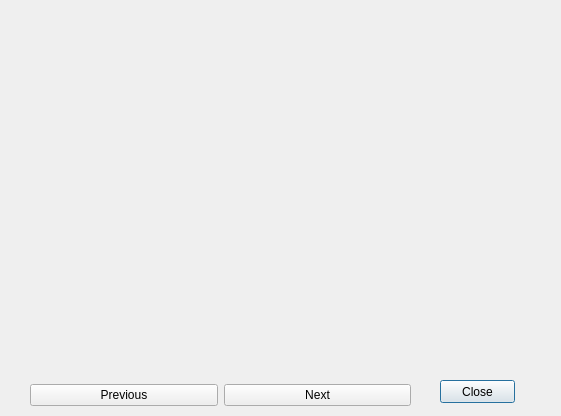
<?xml version="1.0" encoding="UTF-8"?>
<ui version="4.0">
 <class>RecipeDialog</class>
 <widget class="QDialog" name="RecipeDialog">
  <property name="geometry">
   <rect>
    <x>0</x>
    <y>0</y>
    <width>561</width>
    <height>416</height>
   </rect>
  </property>
  <property name="windowTitle">
   <string>Dialog</string>
  </property>
  <widget class="QPushButton" name="pushButton">
   <property name="geometry">
    <rect>
     <x>440</x>
     <y>380</y>
     <width>75</width>
     <height>23</height>
    </rect>
   </property>
   <property name="text">
    <string>Close</string>
   </property>
  </widget>
  <widget class="QStackedWidget" name="stackedWidget">
   <property name="geometry">
    <rect>
     <x>20</x>
     <y>20</y>
     <width>531</width>
     <height>351</height>
    </rect>
   </property>
   <property name="currentIndex">
    <number>-1</number>
   </property>
  </widget>
  <widget class="QWidget" name="layoutWidget">
   <property name="geometry">
    <rect>
     <x>30</x>
     <y>380</y>
     <width>381</width>
     <height>31</height>
    </rect>
   </property>
   <layout class="QHBoxLayout" name="horizontalLayout">
    <item>
     <widget class="QPushButton" name="pushButtonPre">
      <property name="text">
       <string>Previous</string>
      </property>
     </widget>
    </item>
    <item>
     <widget class="QPushButton" name="pushButtonNxt">
      <property name="text">
       <string>Next</string>
      </property>
     </widget>
    </item>
   </layout>
  </widget>
  <zorder>pushButton</zorder>
  <zorder>layoutWidget</zorder>
  <zorder>stackedWidget</zorder>
 </widget>
 <resources/>
 <connections>
  <connection>
   <sender>pushButton</sender>
   <signal>clicked()</signal>
   <receiver>RecipeDialog</receiver>
   <slot>close()</slot>
   <hints>
    <hint type="sourcelabel">
     <x>440</x>
     <y>380</y>
    </hint>
    <hint type="destinationlabel">
     <x>258</x>
     <y>244</y>
    </hint>
   </hints>
  </connection>
 </connections>
</ui>
